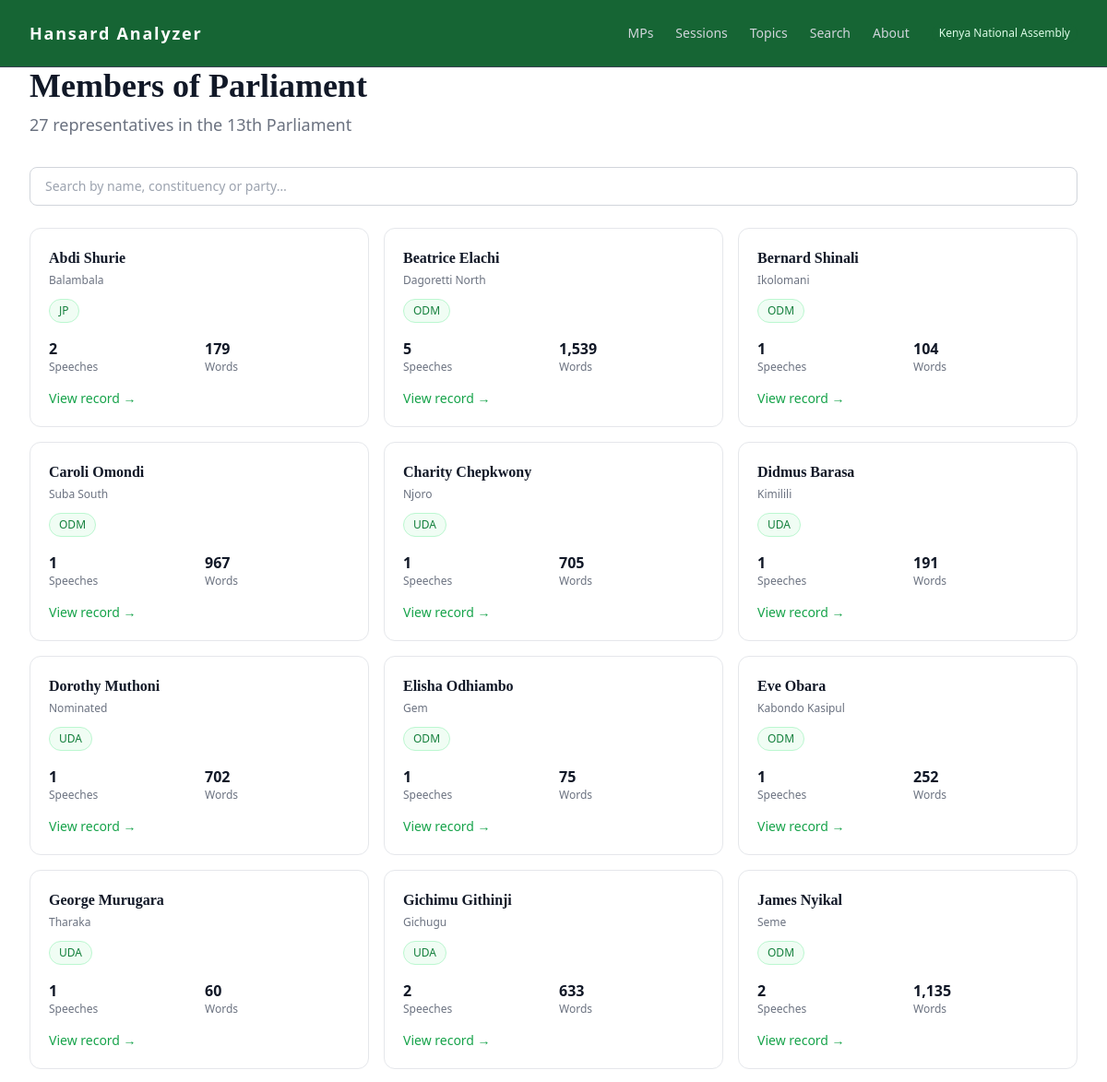
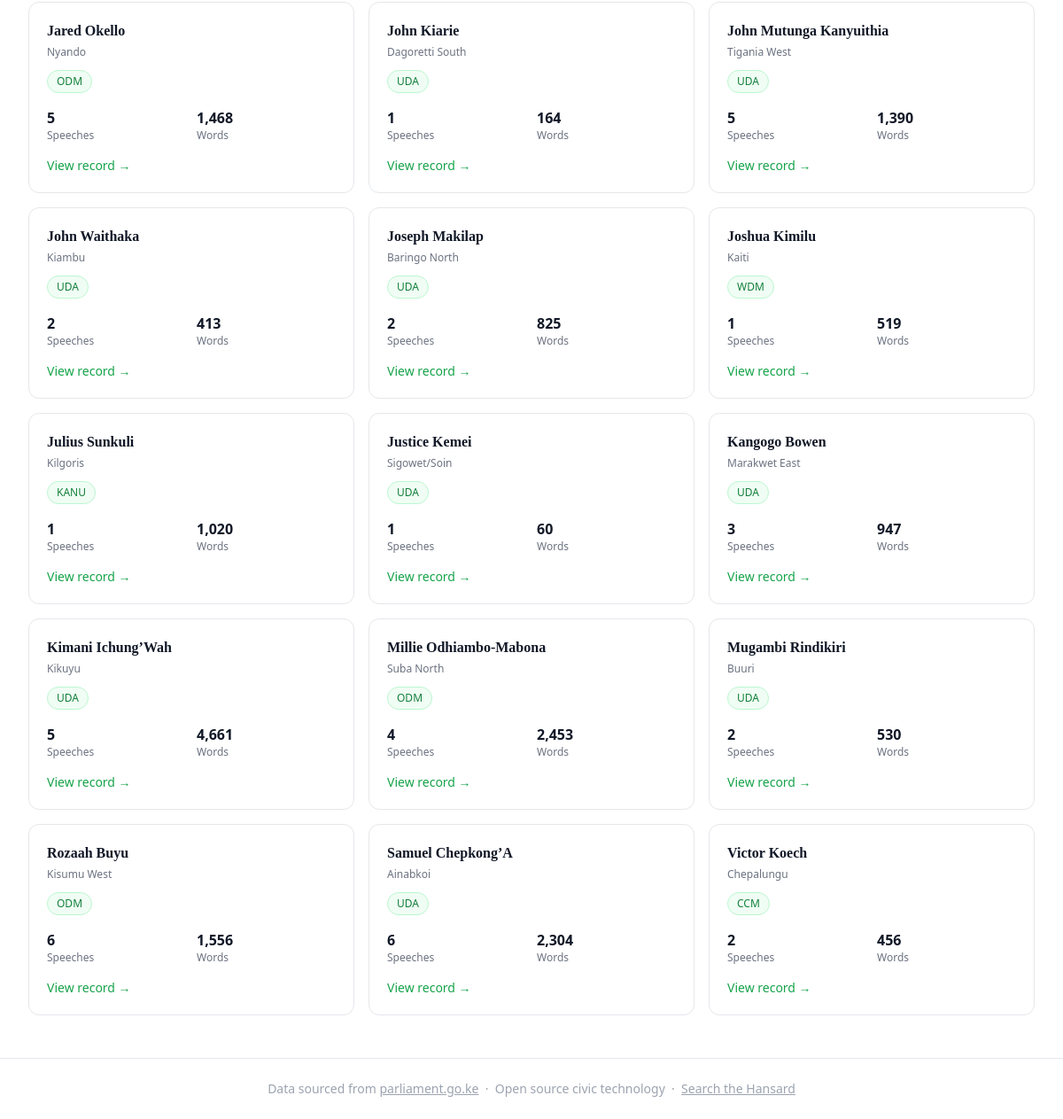
The page /members/ on the database its author committed (2 pictures, top to bottom).
### tables this page shows
CREATE TABLE members (
    id           INTEGER PRIMARY KEY AUTOINCREMENT,
    name         TEXT NOT NULL,
    constituency TEXT,
    party        TEXT,
    first_seen   TEXT,
    last_seen    TEXT
);

### routes/members.py (the view)
@members_bp.route("/")
def member_list():
    conn = get_connection()
    members = get_all_members_with_stats(conn)
    conn.close()
    return render_template("members.html", members=members)

### analyzer/database/queries.py (called while the page is built)
def get_all_members_with_stats(conn: sqlite3.Connection) -> list[dict]:
    cursor = conn.cursor()
    cursor.execute(
        """
        SELECT
            m.*,
            COUNT(sp.id) AS speech_count,
            COALESCE(SUM(sp.word_count), 0) AS word_count
        FROM members m
        LEFT JOIN speeches sp ON sp.member_id = m.id
        GROUP BY m.id
        ORDER BY m.name
        """
    )
    columns = [description[0] for description in cursor.description]
    return [dict(zip(columns, row)) for row in cursor.fetchall()]

### analyzer/database/seed.py (called while the page is built)
def get_connection(db_path: Path = DB_PATH) -> sqlite3.Connection:
    conn = sqlite3.connect(db_path)
    conn.execute("PRAGMA foreign_keys = ON")
    return conn

### templates/members.html (shortened to what this page needs)
{% extends "base.html" %}
{% block content %}
<div class="mb-8">
    <h1 class="font-serif text-3xl sm:text-4xl font-semibold text-gray-900 mb-2">Members of Parliament</h1>
    <p class="text-gray-500 text-lg">{{ members|length }} representatives in the 13th Parliament</p>
</div>
<div class="mb-6">
    <input
        type="text"
        id="mpFilter"
        class="w-full px-4 py-2.5 rounded-lg border border-gray-300 text-sm focus:ring-2 focus:ring-green-100 focus:border-green-500 outline-none transition-all placeholder-gray-400"
        placeholder="Search by name, constituency or party…"
        onkeyup="filterTable()"
    />
</div>
{% if members %}
<div class="grid grid-cols-1 sm:grid-cols-2 lg:grid-cols-3 gap-4" id="mpGrid">
    {% for member in members %}
    <a href="{{ url_for('members.mp_scorecard', member_id=member.id) }}"
       class="member-card group border border-gray-200 rounded-xl p-5 bg-white hover:border-green-400 hover:shadow-lg hover:scale-105 transition-all duration-200 text-left">
        <div class="flex items-start justify-between mb-3">
            <div class="flex-1">
                <div class="font-serif font-semibold text-gray-900 mb-1 group-hover:text-green-600 transition-colors">{{ member.name }}</div>
                <div class="text-xs text-gray-500 font-medium">{{ member.constituency or '—' }}</div>
            </div>
        </div>
        <div class="flex items-center gap-2 flex-wrap mb-4">
            <span class="inline-block px-2.5 py-1 bg-green-50 border border-green-200 text-green-700 text-xs font-medium rounded-full">
                {{ member.party or '—' }}
            </span>
        </div>
        <div class="grid grid-cols-2 gap-3 text-sm">
            <div>
                <div class="text-base font-semibold text-gray-900">{{ member.speech_count or 0 }}</div>
                <div class="text-xs text-gray-500">Speeches</div>
            </div>
            <div>
                <div class="text-base font-semibold text-gray-900">{{ "{:,}".format(member.word_count or 0) }}</div>
                <div class="text-xs text-gray-500">Words</div>
            </div>
        </div>
        <div class="mt-4 text-green-600 text-sm font-medium group-hover:text-green-700 group-hover:underline transition-all">
            View record →
        </div>
    </a>
    {% endfor %}
</div>
{% else %}
<div class="border border-gray-200 rounded-xl p-6 bg-gray-50 text-center">
    <p class="text-gray-600 text-sm">No members in the database yet. Run <code class="bg-gray-200 px-2 py-1 rounded text-xs">flask sync</code> to ingest Hansard data.</p>
</div>
{% endif %}
{% endblock %}

### templates/base.html (shortened to what this page needs)
<!DOCTYPE html>
<html lang="en">
<head>
    <script src="https://cdn.tailwindcss.com"></script>
</head>
<body class=" text-stone-900 min-h-screen flex flex-col">
<nav class="bg-green-800 border-b border-gray-700 sticky top-0 z-50">
    <div class="max-w-7xl mx-auto px-4 py-2 sm:px-6 lg:px-8">
        <div class="flex items-center justify-between h-14">
            <a href="{{ url_for('home.index') }}"
               class="text-white font-sans font-bold text-lg tracking-tight flex items-center gap-2 hover:text-green-400 transition-colors tracking-widest">
                Hansard Analyzer
            </a>
            <div class="hidden sm:flex items-center gap-6 text-sm text-gray-300">
                <a href="{{ url_for('members.member_list') }}"
                   class="hover:text-white transition-colors">MPs</a>
                <a href="{{ url_for('sessions.session_list') }}"
                   class="hover:text-white transition-colors">Sessions</a>
                <a href="{{ url_for('topics.topics_overview') }}"
                   class="hover:text-white transition-colors">Topics</a>
                <a href="{{ url_for('search.search') }}"
                   class="hover:text-white transition-colors">Search</a>
                <a href="{{ url_for('home.about') }}"
                   class="hover:text-white transition-colors">About</a>
                <span class="bg-green-800 text-green-100 text-xs font-medium px-2 py-0.5 rounded-full">
                    Kenya National Assembly
                </span>
            </div>
        </div>
    </div>
</nav>
<main class="flex-1">
    <div class="max-w-7xl mx-auto px-4 sm:px-6 lg:px-8">
        {% block content %}{% endblock %}
    </div>
</main>
<footer class="border-t border-gray-200 mt-12 py-6 text-center text-sm text-gray-400">
    <div class="max-w-7xl mx-auto px-4">
        Data sourced from
        <a href="https://parliament.go.ke" target="_blank"
           class="underline hover:text-gray-600 transition-colors">parliament.go.ke</a>
        &nbsp;&middot;&nbsp;
        Open source civic technology
        &nbsp;&middot;&nbsp;
        <a href="{{ url_for('search.search') }}"
           class="underline hover:text-gray-600 transition-colors">Search the Hansard</a>
    </div>
</footer>
</body>
</html>

### rows shown on the page
members: name "Abdi Shurie", constituency "Balambala", party "JP", speech_count "2", word_count "179"
members: name "Beatrice Elachi", constituency "Dagoretti North", party "ODM", speech_count "5", word_count "1,539"
members: name "Bernard Shinali", constituency "Ikolomani", party "ODM", speech_count "1", word_count "104"
members: name "Caroli Omondi", constituency "Suba South", party "ODM", speech_count "1", word_count "967"
members: name "Charity Chepkwony", constituency "Njoro", party "UDA", speech_count "1", word_count "705"
members: name "Didmus Barasa", constituency "Kimilili", party "UDA", speech_count "1", word_count "191"
members: name "Dorothy Muthoni", constituency "Nominated", party "UDA", speech_count "1", word_count "702"
members: name "Elisha Odhiambo", constituency "Gem", party "ODM", speech_count "1", word_count "75"
members: name "Eve Obara", constituency "Kabondo Kasipul", party "ODM", speech_count "1", word_count "252"
members: name "George Murugara", constituency "Tharaka", party "UDA", speech_count "1", word_count "60"
members: name "Gichimu Githinji", constituency "Gichugu", party "UDA", speech_count "2", word_count "633"
members: name "James Nyikal", constituency "Seme", party "ODM", speech_count "2", word_count "1,135"
members: name "Jared Okello", constituency "Nyando", party "ODM", speech_count "5", word_count "1,468"
members: name "John Kiarie", constituency "Dagoretti South", party "UDA", speech_count "1", word_count "164"
members: name "John Mutunga Kanyuithia", constituency "Tigania West", party "UDA", speech_count "5", word_count "1,390"
members: name "John Waithaka", constituency "Kiambu", party "UDA", speech_count "2", word_count "413"
members: name "Joseph Makilap", constituency "Baringo North", party "UDA", speech_count "2", word_count "825"
members: name "Joshua Kimilu", constituency "Kaiti", party "WDM", speech_count "1", word_count "519"
members: name "Julius Sunkuli", constituency "Kilgoris", party "KANU", speech_count "1", word_count "1,020"
members: name "Justice Kemei", constituency "Sigowet/Soin", party "UDA", speech_count "1", word_count "60"
members: name "Kangogo Bowen", constituency "Marakwet East", party "UDA", speech_count "3", word_count "947"
members: name "Kimani Ichung’Wah", constituency "Kikuyu", party "UDA", speech_count "5", word_count "4,661"
members: name "Millie Odhiambo-Mabona", constituency "Suba North", party "ODM", speech_count "4", word_count "2,453"
members: name "Mugambi Rindikiri", constituency "Buuri", party "UDA", speech_count "2", word_count "530"
members: name "Rozaah Buyu", constituency "Kisumu West", party "ODM", speech_count "6", word_count "1,556"
members: name "Samuel Chepkong’A", constituency "Ainabkoi", party "UDA", speech_count "6", word_count "2,304"
members: name "Victor Koech", constituency "Chepalungu", party "CCM", speech_count "2", word_count "456"

### other values the page prints
{{ members|length }} "27"
